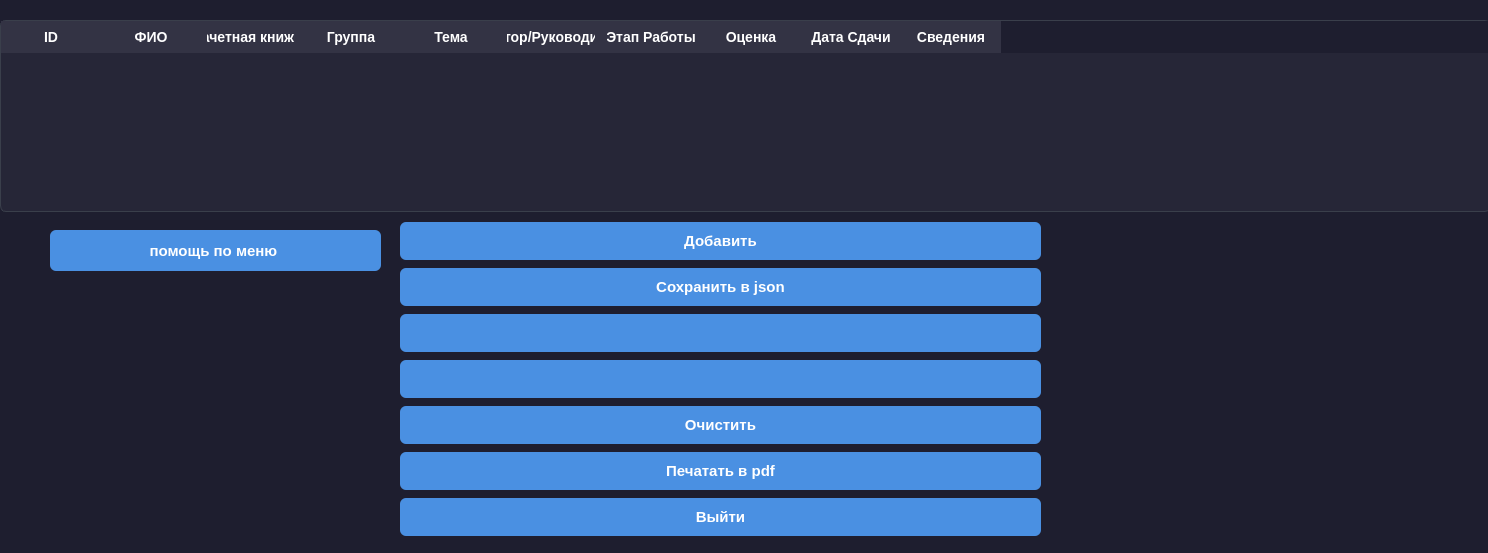
<?xml version="1.0" encoding="UTF-8"?>
<ui version="4.0">
 <class>Diploma</class>
 <widget class="QWidget" name="Diploma">
  <property name="geometry">
   <rect>
    <x>0</x>
    <y>0</y>
    <width>1488</width>
    <height>553</height>
   </rect>
  </property>
  <property name="windowTitle">
   <string>Form</string>
  </property>
  <property name="styleSheet">
   <string notr="true">/* Общий стиль для всего приложения */
QWidget {
    background-color: #1e1e2f;
    color: #e0e0e0;
    font-family: 'Segoe UI', Tahoma, Geneva, Verdana, sans-serif;
    font-size: 14px;
}

/* Группа */
QGroupBox {
    border: 1px solid #3a3f4b;
    border-radius: 8px;
    margin-top: 20px;
    padding: 12px 16px;
    background-color: #2b2b3c;
    color: #e0e0e0;
}

QGroupBox:title {
    subcontrol-origin: margin;
    subcontrol-position: top left;
    padding: 0 6px;
    font-weight: bold;
    font-size: 15px;
    color: #ffffff;
}

/* Метки */
QLabel {
    color: #d6d6d6;
    font-size: 14px;
    font-weight: 500;
    padding: 2px 4px;
}

QLabel#sectionTitle {
    font-size: 18px;
    font-weight: bold;
    color: #87cefa; /* light sky blue */
    padding: 4px 0;
}

/* Кнопки */
QPushButton {
    background-color: #4a90e2;
    color: white;
    border: none;
    border-radius: 6px;
    padding: 10px 24px;
    font-size: 15px;
    font-weight: 600;
}

QPushButton:hover {
    background-color: #357ab8;
}

QPushButton:pressed {
    background-color: #2e5c9a;
}

/* Поля ввода */
QLineEdit {
    background-color: #2e2e3e;
    color: #ffffff;
    border: 1px solid #4a4a60;
    border-radius: 6px;
    padding: 6px 10px;
    font-size: 14px;
}

QLineEdit:focus {
    border: 1px solid #4a90e2;
    background-color: #3a3a50;
}

/* Таблица */
QTableWidget {
    background-color: #262637;
    alternate-background-color: #2e2e42;
    gridline-color: #3a3f4b;
    border: 1px solid #3a3f4b;
    border-radius: 6px;
    font-size: 14px;
    color: #e0e0e0;
    selection-background-color: #4a90e2;
    selection-color: #ffffff;
}

QHeaderView::section {
    background-color: #333344;
    color: #ffffff;
    padding: 6px;
    border: none;
    font-weight: bold;
    font-size: 14px;
}

QTableCornerButton::section {
    background-color: #333344;
    border: none;
}

/* Скроллбары (для виджетов с прокруткой) */
QScrollBar:vertical {
    background: #1e1e2f;
    width: 12px;
    margin: 0px;
    border-radius: 6px;
}

QScrollBar::handle:vertical {
    background: #4a90e2;
    min-height: 20px;
    border-radius: 6px;
}

QScrollBar::add-line:vertical,
QScrollBar::sub-line:vertical {
    height: 0px;
}

QScrollBar:horizontal {
    background: #1e1e2f;
    height: 12px;
    margin: 0px;
    border-radius: 6px;
}

QScrollBar::handle:horizontal {
    background: #4a90e2;
    min-width: 20px;
    border-radius: 6px;
}

QScrollBar::add-line:horizontal,
QScrollBar::sub-line:horizontal {
    width: 0px;
}
</string>
  </property>
  <widget class="QTableWidget" name="tableWidget">
   <property name="geometry">
    <rect>
     <x>0</x>
     <y>20</y>
     <width>1491</width>
     <height>192</height>
    </rect>
   </property>
   <column>
    <property name="text">
     <string>ID</string>
    </property>
   </column>
   <column>
    <property name="text">
     <string>ФИО</string>
    </property>
   </column>
   <column>
    <property name="text">
     <string>Зачетная книжка</string>
    </property>
   </column>
   <column>
    <property name="text">
     <string>Группа</string>
    </property>
   </column>
   <column>
    <property name="text">
     <string>Тема</string>
    </property>
   </column>
   <column>
    <property name="text">
     <string>Куратор/Руководитель</string>
    </property>
   </column>
   <column>
    <property name="text">
     <string>Этап Работы</string>
    </property>
   </column>
   <column>
    <property name="text">
     <string>Оценка</string>
    </property>
   </column>
   <column>
    <property name="text">
     <string>Дата Сдачи</string>
    </property>
   </column>
   <column>
    <property name="text">
     <string>Сведения</string>
    </property>
   </column>
  </widget>
  <widget class="QWidget" name="verticalLayoutWidget">
   <property name="geometry">
    <rect>
     <x>400</x>
     <y>220</y>
     <width>641</width>
     <height>324</height>
    </rect>
   </property>
   <layout class="QVBoxLayout" name="verticalLayout">
    <item>
     <widget class="QPushButton" name="bntAdd">
      <property name="styleSheet">
       <string notr="true">image: url(:/icons/plus.png);</string>
      </property>
      <property name="text">
       <string>Добавить</string>
      </property>
     </widget>
    </item>
    <item>
     <widget class="QPushButton" name="btnSave">
      <property name="styleSheet">
       <string notr="true">image: url(:/icons/Save.png);</string>
      </property>
      <property name="text">
       <string>Сохранить в json</string>
      </property>
     </widget>
    </item>
    <item>
     <widget class="QPushButton" name="btnUpload">
      <property name="styleSheet">
       <string notr="true">image: url(:/icons/Upload.png);</string>
      </property>
      <property name="text">
       <string/>
      </property>
     </widget>
    </item>
    <item>
     <widget class="QPushButton" name="btnRemove">
      <property name="styleSheet">
       <string notr="true">image: url(:/icons/Delete.png);</string>
      </property>
      <property name="text">
       <string/>
      </property>
     </widget>
    </item>
    <item>
     <widget class="QPushButton" name="bntClear">
      <property name="styleSheet">
       <string notr="true">image: url(:/icons/Clear.png);</string>
      </property>
      <property name="text">
       <string>Очистить</string>
      </property>
     </widget>
    </item>
    <item>
     <widget class="QPushButton" name="btnPrint">
      <property name="styleSheet">
       <string notr="true">image: url(:/icons/Printer.png);</string>
      </property>
      <property name="text">
       <string>Печатать в pdf</string>
      </property>
     </widget>
    </item>
    <item>
     <widget class="QPushButton" name="btnQuit">
      <property name="styleSheet">
       <string notr="true"/>
      </property>
      <property name="text">
       <string>Выйти</string>
      </property>
     </widget>
    </item>
   </layout>
  </widget>
  <widget class="QPushButton" name="pushButton">
   <property name="geometry">
    <rect>
     <x>50</x>
     <y>230</y>
     <width>331</width>
     <height>41</height>
    </rect>
   </property>
   <property name="text">
    <string>помощь по меню </string>
   </property>
  </widget>
 </widget>
 <resources/>
 <connections/>
</ui>
